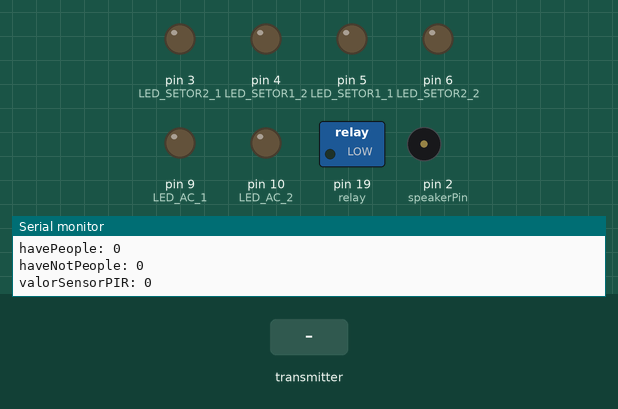
Simulated run of this sketch. Board: Arduino Uno, built with avr-gcc and run on an emulated ATmega328P. Shown: switched loads named in the sketch (green lamp = pin HIGH), output pins drawn as LEDs (lit = HIGH), buzzer (waves = sounding), the last lines printed to the serial monitor. The test bench sets the inputs (shaded band). No radio packets arrive unless stated.

Above: at 1.2 s.
1.3 s: the transmitter starts sending tempReading = 50
At 2.19 s:
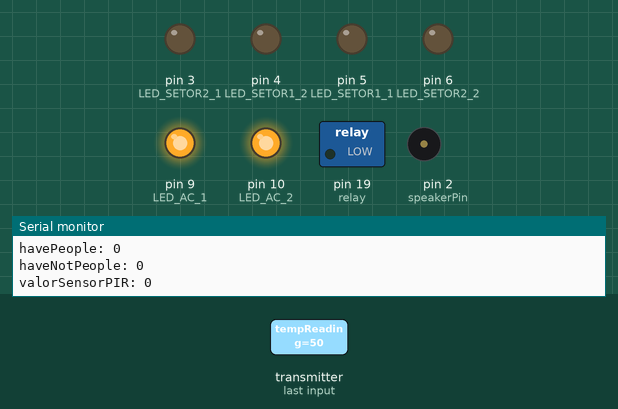
4.3 s: the transmitter starts sending tempReading = 25
At 5.3 s:
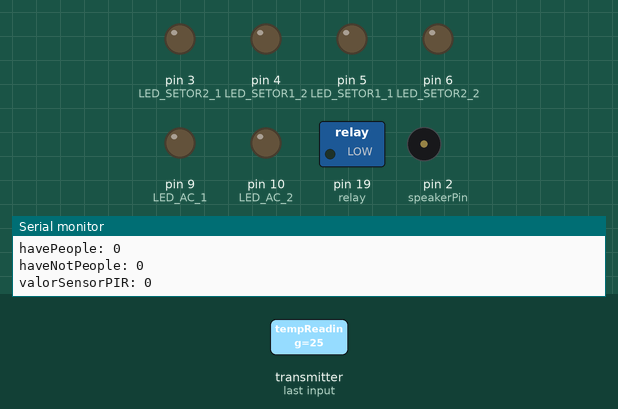
5.9 s: the transmitter starts sending tempReading = 100
At 6.02 s:
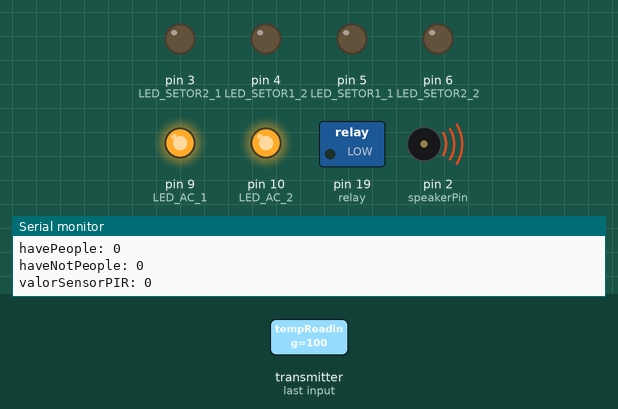
8.9 s: the transmitter starts sending tempReading = 0
At 10.1 s:
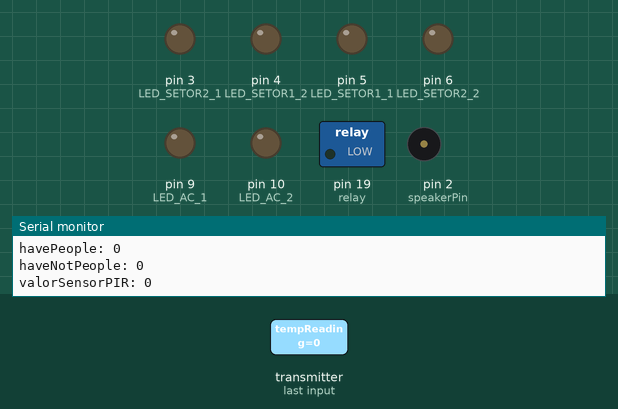
Timing chart, 0 to 11.9 s (numbered marks = the images above; inputs shaded):
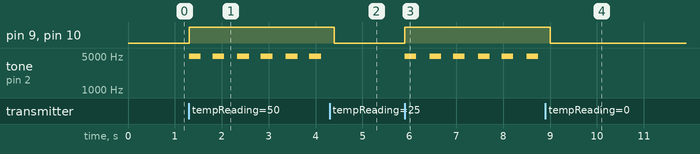

Measured:
- after the input at 1.3 s, pin 9 (LED_AC_1), pin 10 (LED_AC_2): LOW → HIGH at once; tone on pin 2 (speakerPin): alternates 4978 Hz for 0.25 s and silent for 0.25 s, starting at once
- after the input at 4.3 s, pin 9 (LED_AC_1), pin 10 (LED_AC_2): HIGH → LOW after 0.10 s; tone on pin 2 (speakerPin): stops changing and stays silent
- after the input at 5.9 s, pin 9 (LED_AC_1), pin 10 (LED_AC_2): LOW → HIGH at once; tone on pin 2 (speakerPin): alternates 4978 Hz for 0.25 s and silent for 0.28 s, starting at once
- after the input at 8.9 s, pin 9 (LED_AC_1), pin 10 (LED_AC_2): HIGH → LOW after 0.10 s; tone on pin 2 (speakerPin): stops changing and stays silent

The sketch:

Projeto_Receptor_v10.ino
```cpp
#include "pitches.h"         //Arquivo de tons para o speaker
#include <SPI.h>             //Biblioteca para comunicação serial
#include <nRF24L01.h>        //Biblioteca para rádiofrequência
#include <RF24.h>            //Biblioteca para rádiofrequência
RF24 radio(7, 8);            // CE, CSN

//Pinos dos leds
#define LED_SETOR1_1 5
#define LED_SETOR1_2 4
#define LED_SETOR2_1 3
#define LED_SETOR2_2 6
//Pinos dos leds que simulam Ar Condicionado
#define LED_AC_1 9
#define LED_AC_2 10

int relay = 19;              //Pino do Relé
int doorOpen = 0;            //Variável para guardar estado da porta do Datacenter
int lightFull = 0;           //Variável para guardar estado de todas as luzes acesas
int speakerPin = 2;          //Define speaker no pino 8

//Dataset para receber os valores dos sensores capturados no outro Arduino
typedef struct{
  float tempReading;
  int flexSensorReading;
  int havePeople;
  int haveNotPeople;
  int valorSensorPIR;
}
A_t;

A_t dataset;

//Intervalos para uso do Millis em delay de tempo
unsigned long previousMillis = 0;
unsigned long previousMillisPIR = 0;
const long interval1 = 1000;
const long interval2 = 5000;

const uint64_t pipe = 0xF0F0F0F0F0E1;    //Canal único para transmissão via rádio

void setup() {
  Serial.begin(9600);
  pinMode(relay, OUTPUT);
  pinMode(LED_SETOR1_1, OUTPUT);
  pinMode(LED_SETOR1_2, OUTPUT);
  pinMode(LED_SETOR2_1, OUTPUT);
  pinMode(LED_SETOR2_2, OUTPUT);
  pinMode(LED_AC_1, OUTPUT);
  pinMode(LED_AC_2, OUTPUT);
  digitalWrite(LED_SETOR1_1, LOW);
  digitalWrite(LED_SETOR1_2, LOW);
  digitalWrite(LED_SETOR2_1, LOW);
  digitalWrite(LED_SETOR2_2, LOW);
  digitalWrite(LED_AC_1, LOW);
  digitalWrite(LED_AC_2, LOW);

  radio.begin();                       //Inicializa funções de rádio
  radio.setDataRate( RF24_250KBPS );   //Limita taxa de transferência em 250KBPS
  radio.openReadingPipe(1, pipe);      //Abre o canal de comunicação para leitura dos dados em buffer
  radio.startListening();              //Inicia a escuta do canal

}
void loop() {
  //Realiza leitura dos dados no buffer do RF24 e grava no dataset
  if (radio.available()) {
    radio.read(&dataset, sizeof(dataset));
  }

  //Mostra valores medidos para debugging
  unsigned long currentMillis = millis();
  if (currentMillis - previousMillis >= interval1) {
    previousMillis = currentMillis;
    Serial.print("flexSensorReading: ");
    Serial.println(dataset.flexSensorReading);
    Serial.print("tempReading: ");
    Serial.println(dataset.tempReading);
    Serial.print("havePeople: ");
    Serial.println(dataset.havePeople);
    Serial.print("haveNotPeople: ");
    Serial.println(dataset.haveNotPeople);
    Serial.print("valorSensorPIR: ");
    Serial.println(dataset.valorSensorPIR);
  }

  //Controla os dois ACs baseado na temperatura e soa dois níveis de beeps
    if(dataset.tempReading >= 32.60 && dataset.tempReading < 32.70){
      digitalWrite(LED_AC_2, LOW);
      digitalWrite(LED_AC_1, HIGH);
      tone(speakerPin, 4978, 250);
      delay(1500);
      noTone(speakerPin);
    } else if (dataset.tempReading >= 32.80){
      digitalWrite(LED_AC_1, HIGH);
      digitalWrite(LED_AC_2, HIGH);
      tone(speakerPin, 4978, 250);
      delay(500);
      noTone(speakerPin);
    } else {
      digitalWrite(LED_AC_1, LOW);
      digitalWrite(LED_AC_2, LOW);
    }

    if(dataset.havePeople == 1){
      doorOpen = 1;
    }

    //Verifica se botão de entrada foi pressionado e se porta foi aberta flexionando o sensor
    if(dataset.flexSensorReading<=350 && doorOpen == 1 && lightFull == 0){
      lightFull = 1;                     //Seta variável para ele não entrar nesse If novamente
      digitalWrite(LED_SETOR1_1, HIGH);  //Liga iluminação total do ambiente
      digitalWrite(LED_SETOR1_2, HIGH);
      digitalWrite(LED_SETOR2_1, HIGH);
      digitalWrite(LED_SETOR2_2, HIGH);
      delay(5000);
      digitalWrite(LED_SETOR1_1, LOW);   //Desliga metade da iluminação do ambiente após 5 segundos
      digitalWrite(LED_SETOR2_2, LOW);
    }

  //Captura movimento no SETOR1 apenas se tiver gente dentro
  if (dataset.valorSensorPIR == 1 && doorOpen == 1 && lightFull == 1){
    previousMillisPIR = millis();
    digitalWrite(LED_SETOR1_1, HIGH);
  }

  //Apaga iluminação setorial se decorrido intervalo sem qualquer movimento
  unsigned long currentMillisPIR = millis();
  if (dataset.valorSensorPIR == 0 && doorOpen == 1 && lightFull == 1 && currentMillisPIR - previousMillisPIR >= interval2){
    digitalWrite(LED_SETOR1_1, LOW);
  }

  //Apaga toda a iluminação quando botão de saída for pressionado
  if(dataset.haveNotPeople == 1){
      doorOpen = 0;
      lightFull = 0;
      digitalWrite(LED_SETOR1_1, LOW);
      digitalWrite(LED_SETOR1_2, LOW);
      digitalWrite(LED_SETOR2_1, LOW);
      digitalWrite(LED_SETOR2_2, LOW);
    }
}
```

pitches.h
```cpp
/*************************************************
 * Public Constants
 *************************************************/

#define NOTE_B0  31
#define NOTE_C1  33
#define NOTE_CS1 35
#define NOTE_D1  37
#define NOTE_DS1 39
#define NOTE_E1  41
#define NOTE_F1  44
#define NOTE_FS1 46
#define NOTE_G1  49
#define NOTE_GS1 52
#define NOTE_A1  55
#define NOTE_AS1 58
#define NOTE_B1  62
#define NOTE_C2  65
#define NOTE_CS2 69
#define NOTE_D2  73
#define NOTE_DS2 78
#define NOTE_E2  82
#define NOTE_F2  87
#define NOTE_FS2 93
#define NOTE_G2  98
#define NOTE_GS2 104
#define NOTE_A2  110
#define NOTE_AS2 117
#define NOTE_B2  123
#define NOTE_C3  131
#define NOTE_CS3 139
#define NOTE_D3  147
#define NOTE_DS3 156
#define NOTE_E3  165
#define NOTE_F3  175
#define NOTE_FS3 185
#define NOTE_G3  196
#define NOTE_GS3 208
#define NOTE_A3  220
#define NOTE_AS3 233
#define NOTE_B3  247
#define NOTE_C4  262
#define NOTE_CS4 277
#define NOTE_D4  294
#define NOTE_DS4 311
#define NOTE_E4  330
#define NOTE_F4  349
#define NOTE_FS4 370
#define NOTE_G4  392
#define NOTE_GS4 415
#define NOTE_A4  440
#define NOTE_AS4 466
#define NOTE_B4  494
#define NOTE_C5  523
#define NOTE_CS5 554
#define NOTE_D5  587
#define NOTE_DS5 622
#define NOTE_E5  659
#define NOTE_F5  698
#define NOTE_FS5 740
#define NOTE_G5  784
#define NOTE_GS5 831
#define NOTE_A5  880
#define NOTE_AS5 932
#define NOTE_B5  988
#define NOTE_C6  1047
#define NOTE_CS6 1109
#define NOTE_D6  1175
#define NOTE_DS6 1245
#define NOTE_E6  1319
#define NOTE_F6  1397
#define NOTE_FS6 1480
#define NOTE_G6  1568
#define NOTE_GS6 1661
#define NOTE_A6  1760
#define NOTE_AS6 1865
#define NOTE_B6  1976
#define NOTE_C7  2093
#define NOTE_CS7 2217
#define NOTE_D7  2349
#define NOTE_DS7 2489
#define NOTE_E7  2637
#define NOTE_F7  2794
#define NOTE_FS7 2960
#define NOTE_G7  3136
#define NOTE_GS7 3322
#define NOTE_A7  3520
#define NOTE_AS7 3729
#define NOTE_B7  3951
#define NOTE_C8  4186
#define NOTE_CS8 4435
#define NOTE_D8  4699
#define NOTE_DS8 4978
```
